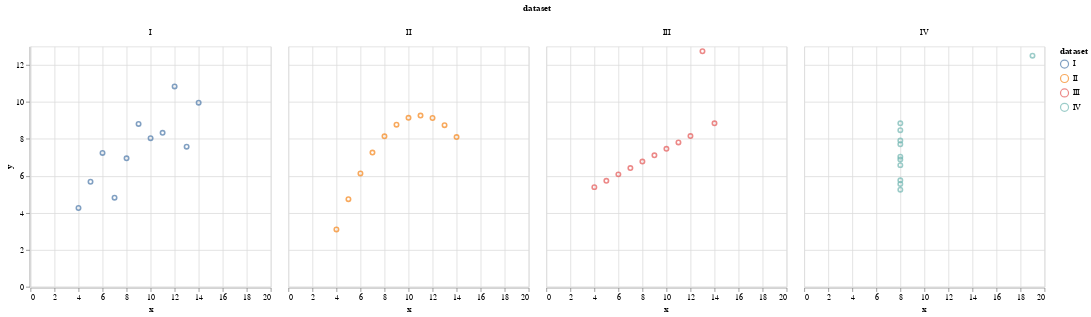

Source (notebook cell):
### Code cell
data = pd.read_csv("example.csv")

alt.Chart(data).mark_point().encode(
    x="x",
    y="y",
    color="dataset",
    column="dataset",
    )

### Figure 1 — Vega-Lite specification as saved in the notebook (floating-point values rounded to 4 significant figures)
{"usermeta": {"embedOptions": {"theme": "latimes"}}, "config": {"view": {"continuousWidth": 300, "continuousHeight": 300}}, "data": {"name": "data-19b1de419c371de65acfdafd0694d035"}, "mark": {"type": "point"}, "encoding": {"color": {"field": "dataset", "type": "nominal"}, "column": {"field": "dataset", "type": "nominal"}, "x": {"field": "x", "type": "quantitative"}, "y": {"field": "y", "type": "quantitative"}}, "$schema": "https://vega.github.io/schema/vega-lite/v5.20.1.json", "datasets": {"data-19b1de419c371de65acfdafd0694d035": [{"dataset": "I", "x": 10.0, "y": 8.04}, {"dataset": "I", "x": 8.0, "y": 6.95}, {"dataset": "I", "x": 13.0, "y": 7.58}, {"dataset": "I", "x": 9.0, "y": 8.81}, {"dataset": "I", "x": 11.0, "y": 8.33}, {"dataset": "I", "x": 14.0, "y": 9.96}, {"dataset": "I", "x": 6.0, "y": 7.24}, {"dataset": "I", "x": 4.0, "y": 4.26}, {"dataset": "I", "x": 12.0, "y": 10.84}, {"dataset": "I", "x": 7.0, "y": 4.82}, {"dataset": "I", "x": 5.0, "y": 5.68}, {"dataset": "II", "x": 10.0, "y": 9.14}, {"dataset": "II", "x": 8.0, "y": 8.14}, {"dataset": "II", "x": 13.0, "y": 8.74}, {"dataset": "II", "x": 9.0, "y": 8.77}, {"dataset": "II", "x": 11.0, "y": 9.26}, {"dataset": "II", "x": 14.0, "y": 8.1}, {"dataset": "II", "x": 6.0, "y": 6.13}, {"dataset": "II", "x": 4.0, "y": 3.1}, {"dataset": "II", "x": 12.0, "y": 9.13}, {"dataset": "II", "x": 7.0, "y": 7.26}, {"dataset": "II", "x": 5.0, "y": 4.74}, {"dataset": "III", "x": 10.0, "y": 7.46}, {"dataset": "III", "x": 8.0, "y": 6.77}, {"dataset": "III", "x": 13.0, "y": 12.74}, {"dataset": "III", "x": 9.0, "y": 7.11}, {"dataset": "III", "x": 11.0, "y": 7.81}, {"dataset": "III", "x": 14.0, "y": 8.84}, {"dataset": "III", "x": 6.0, "y": 6.08}, {"dataset": "III", "x": 4.0, "y": 5.39}, {"dataset": "III", "x": 12.0, "y": 8.15}, {"dataset": "III", "x": 7.0, "y": 6.42}, {"dataset": "III", "x": 5.0, "y": 5.73}, {"dataset": "IV", "x": 8.0, "y": 6.58}, {"dataset": "IV", "x": 8.0, "y": 5.76}, {"dataset": "IV", "x": 8.0, "y": 7.71}, {"dataset": "IV", "x": 8.0, "y": 8.84}, {"dataset": "IV", "x": 8.0, "y": 8.47}, {"dataset": "IV", "x": 8.0, "y": 7.04}, {"dataset": "IV", "x": 8.0, "y": 5.25}, {"dataset": "IV", "x": 19.0, "y": 12.5}, {"dataset": "IV", "x": 8.0, "y": 5.56}, {"dataset": "IV", "x": 8.0, "y": 7.91}, {"dataset": "IV", "x": 8.0, "y": 6.89}]}}
